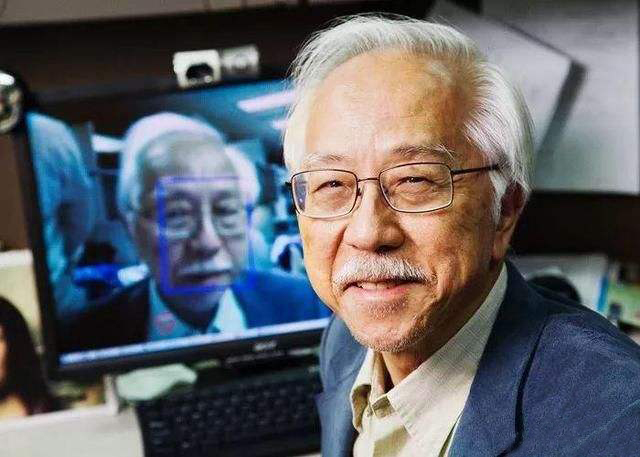
#> input picture testfiles/hxt.jpg, 640 x 457 px
$ python pil-2.py
#> lines starting #> are read from the running program, lines starting #| are printed output that depends on the picture
from PIL import Image
from PIL import ImageEnhance

im = Image.open('hxt.jpg').convert("RGB")
#> im is the input picture: PIL image 640x457 RGB; mean R, G, B 98.1, 99.3, 104.6
im.show()

enhancer = ImageEnhance.Color(im)

for i in range(1, 10000+100, 5000):
    factor = i/100
    print("color balance %f" % factor)
    enhancer.enhance(factor).show()
#> this loop made 3 passes
#> pass 1, `enhancer.enhance(factor).show()`:
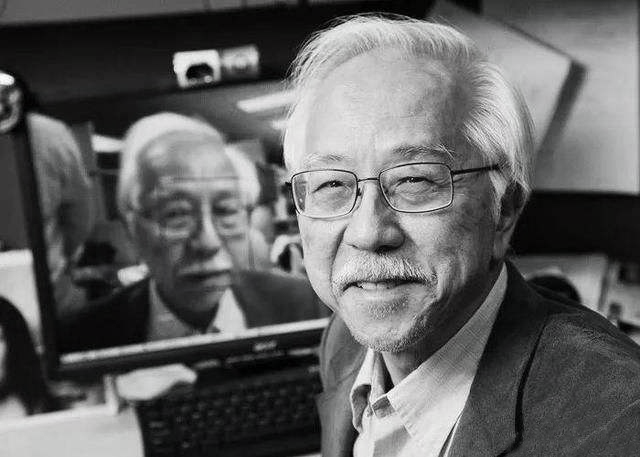
#> shown: PIL image 640x457 RGB; mean R, G, B 99, 99, 99.1
#> pass 2, `enhancer.enhance(factor).show()`:
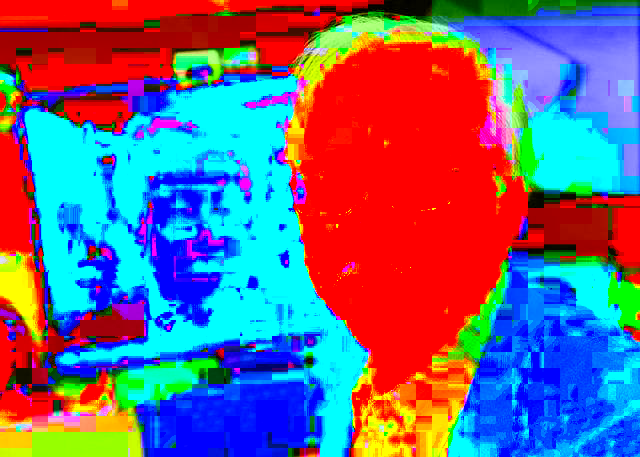
#> shown: PIL image 640x457 RGB; mean R, G, B 110, 101.2, 129.9
